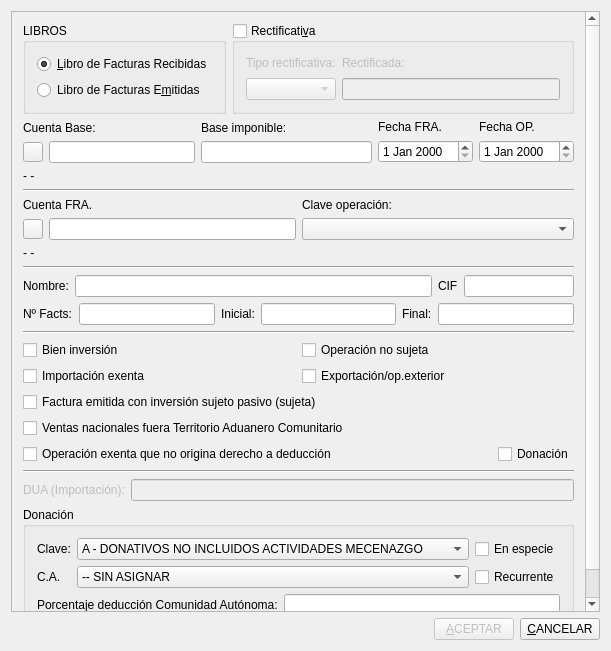
<?xml version="1.0" encoding="UTF-8"?>
<ui version="4.0">
 <author>José Manuel Díez Botella</author>
 <class>exento</class>
 <widget class="QDialog" name="exento">
  <property name="enabled">
   <bool>true</bool>
  </property>
  <property name="geometry">
   <rect>
    <x>0</x>
    <y>0</y>
    <width>611</width>
    <height>651</height>
   </rect>
  </property>
  <property name="windowTitle">
   <string>Registro de operación exenta/no sujeta en libros de IVA</string>
  </property>
  <layout class="QVBoxLayout" name="verticalLayout_7">
   <item>
    <widget class="QScrollArea" name="scrollArea">
     <property name="widgetResizable">
      <bool>true</bool>
     </property>
     <widget class="QWidget" name="scrollAreaWidgetContents">
      <property name="geometry">
       <rect>
        <x>0</x>
        <y>-167</y>
        <width>575</width>
        <height>760</height>
       </rect>
      </property>
      <layout class="QVBoxLayout" name="verticalLayout_6">
       <item>
        <layout class="QHBoxLayout" name="horizontalLayout_2">
         <item>
          <widget class="QGroupBox" name="groupBox">
           <property name="title">
            <string>LIBROS</string>
           </property>
           <layout class="QVBoxLayout">
            <item>
             <widget class="QRadioButton" name="recibidasradioButton">
              <property name="text">
               <string>&amp;Libro de Facturas Recibidas</string>
              </property>
              <property name="checked">
               <bool>true</bool>
              </property>
             </widget>
            </item>
            <item>
             <widget class="QRadioButton" name="emitidasradioButton">
              <property name="text">
               <string>Libro de Facturas E&amp;mitidas</string>
              </property>
             </widget>
            </item>
           </layout>
          </widget>
         </item>
         <item>
          <widget class="QGroupBox" name="rectificativagroupBox">
           <property name="title">
            <string>Rectificati&amp;va</string>
           </property>
           <property name="checkable">
            <bool>true</bool>
           </property>
           <property name="checked">
            <bool>false</bool>
           </property>
           <layout class="QHBoxLayout" name="horizontalLayout_3">
            <item>
             <layout class="QVBoxLayout" name="verticalLayout_3">
              <item>
               <widget class="QLabel" name="label_2">
                <property name="text">
                 <string>Tipo rectificativa:</string>
                </property>
               </widget>
              </item>
              <item>
               <widget class="QComboBox" name="tipo_rectificativa_comboBox">
                <property name="maximumSize">
                 <size>
                  <width>90</width>
                  <height>16777215</height>
                 </size>
                </property>
               </widget>
              </item>
             </layout>
            </item>
            <item>
             <layout class="QVBoxLayout" name="verticalLayout_5">
              <item>
               <widget class="QLabel" name="label_7">
                <property name="text">
                 <string>Rectificada:</string>
                </property>
               </widget>
              </item>
              <item>
               <widget class="QLineEdit" name="rectificada_lineEdit"/>
              </item>
             </layout>
            </item>
           </layout>
          </widget>
         </item>
        </layout>
       </item>
       <item>
        <layout class="QHBoxLayout" name="horizontalLayout">
         <item>
          <layout class="QVBoxLayout">
           <property name="spacing">
            <number>6</number>
           </property>
           <property name="leftMargin">
            <number>0</number>
           </property>
           <property name="topMargin">
            <number>0</number>
           </property>
           <property name="rightMargin">
            <number>0</number>
           </property>
           <property name="bottomMargin">
            <number>0</number>
           </property>
           <item>
            <widget class="QLabel" name="textLabel1">
             <property name="lineWidth">
              <number>1</number>
             </property>
             <property name="text">
              <string>Cuenta Base:</string>
             </property>
             <property name="wordWrap">
              <bool>false</bool>
             </property>
            </widget>
           </item>
           <item>
            <layout class="QHBoxLayout">
             <property name="spacing">
              <number>6</number>
             </property>
             <property name="leftMargin">
              <number>0</number>
             </property>
             <property name="topMargin">
              <number>0</number>
             </property>
             <property name="rightMargin">
              <number>0</number>
             </property>
             <property name="bottomMargin">
              <number>0</number>
             </property>
             <item>
              <widget class="QPushButton" name="ctabasepushButton">
               <property name="minimumSize">
                <size>
                 <width>20</width>
                 <height>20</height>
                </size>
               </property>
               <property name="maximumSize">
                <size>
                 <width>20</width>
                 <height>20</height>
                </size>
               </property>
               <property name="text">
                <string/>
               </property>
               <property name="icon">
                <iconset resource="keme.qrc">
                 <normaloff>:/iconos/graf/viewer.xpm</normaloff>:/iconos/graf/viewer.xpm</iconset>
               </property>
              </widget>
             </item>
             <item>
              <widget class="QLineEdit" name="CtabaselineEdit"/>
             </item>
            </layout>
           </item>
          </layout>
         </item>
         <item>
          <layout class="QVBoxLayout">
           <property name="spacing">
            <number>6</number>
           </property>
           <property name="leftMargin">
            <number>0</number>
           </property>
           <property name="topMargin">
            <number>0</number>
           </property>
           <property name="rightMargin">
            <number>0</number>
           </property>
           <property name="bottomMargin">
            <number>0</number>
           </property>
           <item>
            <widget class="QLabel" name="textLabel2">
             <property name="text">
              <string>Base imponible:</string>
             </property>
             <property name="wordWrap">
              <bool>false</bool>
             </property>
            </widget>
           </item>
           <item>
            <widget class="QLineEdit" name="baselineEdit"/>
           </item>
          </layout>
         </item>
         <item>
          <layout class="QVBoxLayout">
           <property name="spacing">
            <number>6</number>
           </property>
           <property name="leftMargin">
            <number>0</number>
           </property>
           <property name="topMargin">
            <number>0</number>
           </property>
           <property name="rightMargin">
            <number>0</number>
           </property>
           <property name="bottomMargin">
            <number>0</number>
           </property>
           <item>
            <widget class="QLabel" name="textLabel8_2">
             <property name="text">
              <string>Fecha FRA.</string>
             </property>
             <property name="wordWrap">
              <bool>false</bool>
             </property>
            </widget>
           </item>
           <item>
            <widget class="QDateEdit" name="FechafradateEdit"/>
           </item>
          </layout>
         </item>
         <item>
          <layout class="QVBoxLayout" name="verticalLayout_2">
           <item>
            <widget class="QLabel" name="textLabel8_3">
             <property name="text">
              <string>Fecha OP.</string>
             </property>
             <property name="wordWrap">
              <bool>false</bool>
             </property>
            </widget>
           </item>
           <item>
            <widget class="QDateEdit" name="fechaoperaciondateEdit"/>
           </item>
          </layout>
         </item>
        </layout>
       </item>
       <item>
        <widget class="QLabel" name="basetextLabel">
         <property name="text">
          <string>- -</string>
         </property>
         <property name="wordWrap">
          <bool>false</bool>
         </property>
        </widget>
       </item>
       <item>
        <widget class="Line" name="line1_2">
         <property name="frameShape">
          <enum>QFrame::HLine</enum>
         </property>
         <property name="frameShadow">
          <enum>QFrame::Sunken</enum>
         </property>
         <property name="orientation">
          <enum>Qt::Horizontal</enum>
         </property>
        </widget>
       </item>
       <item>
        <layout class="QHBoxLayout" name="horizontalLayout_8">
         <item>
          <layout class="QVBoxLayout">
           <property name="spacing">
            <number>6</number>
           </property>
           <property name="leftMargin">
            <number>0</number>
           </property>
           <property name="topMargin">
            <number>0</number>
           </property>
           <property name="rightMargin">
            <number>0</number>
           </property>
           <property name="bottomMargin">
            <number>0</number>
           </property>
           <item>
            <widget class="QLabel" name="textLabel8">
             <property name="text">
              <string>Cuenta FRA.</string>
             </property>
             <property name="wordWrap">
              <bool>false</bool>
             </property>
            </widget>
           </item>
           <item>
            <layout class="QHBoxLayout">
             <property name="spacing">
              <number>6</number>
             </property>
             <property name="leftMargin">
              <number>0</number>
             </property>
             <property name="topMargin">
              <number>0</number>
             </property>
             <property name="rightMargin">
              <number>0</number>
             </property>
             <property name="bottomMargin">
              <number>0</number>
             </property>
             <item>
              <widget class="QPushButton" name="ctafrapushButton">
               <property name="minimumSize">
                <size>
                 <width>20</width>
                 <height>20</height>
                </size>
               </property>
               <property name="maximumSize">
                <size>
                 <width>20</width>
                 <height>20</height>
                </size>
               </property>
               <property name="text">
                <string/>
               </property>
               <property name="icon">
                <iconset resource="keme.qrc">
                 <normaloff>:/iconos/graf/viewer.xpm</normaloff>:/iconos/graf/viewer.xpm</iconset>
               </property>
              </widget>
             </item>
             <item>
              <widget class="QLineEdit" name="CtafralineEdit"/>
             </item>
            </layout>
           </item>
          </layout>
         </item>
         <item>
          <layout class="QVBoxLayout" name="verticalLayout">
           <item>
            <widget class="QLabel" name="textLabel8_4">
             <property name="text">
              <string>Clave operación:</string>
             </property>
             <property name="wordWrap">
              <bool>false</bool>
             </property>
            </widget>
           </item>
           <item>
            <widget class="QComboBox" name="clavecomboBox">
             <property name="sizePolicy">
              <sizepolicy hsizetype="Expanding" vsizetype="Fixed">
               <horstretch>0</horstretch>
               <verstretch>0</verstretch>
              </sizepolicy>
             </property>
             <property name="maximumSize">
              <size>
               <width>400</width>
               <height>16777215</height>
              </size>
             </property>
            </widget>
           </item>
          </layout>
         </item>
        </layout>
       </item>
       <item>
        <widget class="QLabel" name="fratextLabel">
         <property name="text">
          <string>- -</string>
         </property>
         <property name="wordWrap">
          <bool>false</bool>
         </property>
        </widget>
       </item>
       <item>
        <widget class="Line" name="line">
         <property name="orientation">
          <enum>Qt::Horizontal</enum>
         </property>
        </widget>
       </item>
       <item>
        <layout class="QHBoxLayout" name="horizontalLayout_5">
         <item>
          <widget class="QLabel" name="label">
           <property name="text">
            <string>Nombre:</string>
           </property>
          </widget>
         </item>
         <item>
          <widget class="QLineEdit" name="nombrelineEdit"/>
         </item>
         <item>
          <widget class="QLabel" name="label_6">
           <property name="text">
            <string>CIF</string>
           </property>
          </widget>
         </item>
         <item>
          <widget class="QLineEdit" name="ciflineEdit">
           <property name="maximumSize">
            <size>
             <width>110</width>
             <height>16777215</height>
            </size>
           </property>
          </widget>
         </item>
        </layout>
       </item>
       <item>
        <layout class="QHBoxLayout" name="horizontalLayout_4">
         <item>
          <widget class="QLabel" name="label_3">
           <property name="text">
            <string>Nº Facts:</string>
           </property>
          </widget>
         </item>
         <item>
          <widget class="QLineEdit" name="numfacturaslineEdit"/>
         </item>
         <item>
          <widget class="QLabel" name="label_4">
           <property name="text">
            <string>Inicial:</string>
           </property>
          </widget>
         </item>
         <item>
          <widget class="QLineEdit" name="iniciallineEdit"/>
         </item>
         <item>
          <widget class="QLabel" name="label_5">
           <property name="text">
            <string>Final:</string>
           </property>
          </widget>
         </item>
         <item>
          <widget class="QLineEdit" name="finallineEdit"/>
         </item>
        </layout>
       </item>
       <item>
        <widget class="Line" name="line_2">
         <property name="orientation">
          <enum>Qt::Horizontal</enum>
         </property>
        </widget>
       </item>
       <item>
        <layout class="QGridLayout" name="gridLayout">
         <item row="0" column="0">
          <widget class="QCheckBox" name="bieninversioncheckBox">
           <property name="font">
            <font>
             <pointsize>9</pointsize>
            </font>
           </property>
           <property name="text">
            <string>Bien inversión</string>
           </property>
          </widget>
         </item>
         <item row="0" column="1">
          <widget class="QCheckBox" name="nosujetacheckBox">
           <property name="text">
            <string>Operación no sujeta</string>
           </property>
          </widget>
         </item>
         <item row="1" column="0">
          <widget class="QCheckBox" name="imp_exentacheckBox">
           <property name="text">
            <string>Importación exenta</string>
           </property>
          </widget>
         </item>
         <item row="1" column="1">
          <widget class="QCheckBox" name="exportacionheckBox">
           <property name="text">
            <string>Exportación/op.exterior</string>
           </property>
          </widget>
         </item>
        </layout>
       </item>
       <item>
        <widget class="QCheckBox" name="expedida_isp_checkBox">
         <property name="text">
          <string>Factura emitida con inversión sujeto pasivo (sujeta)</string>
         </property>
        </widget>
       </item>
       <item>
        <widget class="QCheckBox" name="ventas_fuera_tac_checkBox">
         <property name="text">
          <string>Ventas nacionales fuera Territorio Aduanero Comunitario</string>
         </property>
        </widget>
       </item>
       <item>
        <layout class="QHBoxLayout" name="horizontalLayout_7">
         <item>
          <widget class="QCheckBox" name="exenta_no_deduccheckBox">
           <property name="text">
            <string>Operación exenta que no origina derecho a deducción</string>
           </property>
          </widget>
         </item>
         <item>
          <spacer name="horizontalSpacer">
           <property name="orientation">
            <enum>Qt::Horizontal</enum>
           </property>
           <property name="sizeHint" stdset="0">
            <size>
             <width>40</width>
             <height>20</height>
            </size>
           </property>
          </spacer>
         </item>
         <item>
          <widget class="QCheckBox" name="donacion_checkBox">
           <property name="text">
            <string>Donación</string>
           </property>
          </widget>
         </item>
        </layout>
       </item>
       <item>
        <widget class="Line" name="line4">
         <property name="frameShape">
          <enum>QFrame::HLine</enum>
         </property>
         <property name="frameShadow">
          <enum>QFrame::Sunken</enum>
         </property>
         <property name="orientation">
          <enum>Qt::Horizontal</enum>
         </property>
        </widget>
       </item>
       <item>
        <layout class="QHBoxLayout" name="horizontalLayout_9">
         <item>
          <widget class="QLabel" name="dua_label">
           <property name="enabled">
            <bool>false</bool>
           </property>
           <property name="text">
            <string>DUA (Importación):</string>
           </property>
          </widget>
         </item>
         <item>
          <widget class="QLineEdit" name="DUAlineEdit">
           <property name="enabled">
            <bool>false</bool>
           </property>
          </widget>
         </item>
        </layout>
       </item>
       <item>
        <widget class="QGroupBox" name="donacion_groupBox">
         <property name="title">
          <string>Donación</string>
         </property>
         <layout class="QVBoxLayout" name="verticalLayout_4">
          <item>
           <layout class="QGridLayout" name="gridLayout_2">
            <item row="0" column="0">
             <widget class="QLabel" name="label_8">
              <property name="text">
               <string>Clave:</string>
              </property>
             </widget>
            </item>
            <item row="0" column="1">
             <widget class="QComboBox" name="clave_donacion_comboBox">
              <property name="minimumSize">
               <size>
                <width>380</width>
                <height>0</height>
               </size>
              </property>
              <item>
               <property name="text">
                <string>A - DONATIVOS NO INCLUIDOS ACTIVIDADES MECENAZGO</string>
               </property>
              </item>
              <item>
               <property name="text">
                <string>B - DONATIVOS INCLUIDOS ACTIVIDADES MECENAZGO</string>
               </property>
              </item>
              <item>
               <property name="text">
                <string>C - APORTACIÓN AL PATRIMONIO DE DISCAPACITADOS</string>
               </property>
              </item>
              <item>
               <property name="text">
                <string>D - DISPOSICIÓN DEL PATRIMONIO DE DISCAPACITADOS</string>
               </property>
              </item>
              <item>
               <property name="text">
                <string>E - APORTACIONES PATRIMONIO PROTEGIDO</string>
               </property>
              </item>
              <item>
               <property name="text">
                <string>F - CUOTAS DE AFILIACIÓN/APORTACIONES PARTIDOS POLÍTICOS</string>
               </property>
              </item>
             </widget>
            </item>
            <item row="0" column="2">
             <widget class="QCheckBox" name="donacion_especie_checkBox">
              <property name="text">
               <string>En especie</string>
              </property>
             </widget>
            </item>
            <item row="1" column="0">
             <widget class="QLabel" name="label_9">
              <property name="text">
               <string>C.A.</string>
              </property>
             </widget>
            </item>
            <item row="1" column="1">
             <widget class="QComboBox" name="ca_comboBox">
              <property name="minimumSize">
               <size>
                <width>380</width>
                <height>0</height>
               </size>
              </property>
              <item>
               <property name="text">
                <string>-- SIN ASIGNAR</string>
               </property>
              </item>
              <item>
               <property name="text">
                <string>01 - ANDALUCÍA</string>
               </property>
              </item>
              <item>
               <property name="text">
                <string>02 - ARAGÓN</string>
               </property>
              </item>
              <item>
               <property name="text">
                <string>03 - PRINCIPADO DE ASTURIAS</string>
               </property>
              </item>
              <item>
               <property name="text">
                <string>04 - ILLES BALEARS</string>
               </property>
              </item>
              <item>
               <property name="text">
                <string>05 - CANARIAS</string>
               </property>
              </item>
              <item>
               <property name="text">
                <string>06 - CANTABRIA</string>
               </property>
              </item>
              <item>
               <property name="text">
                <string>07 - CASTILLA-LA MANCHA</string>
               </property>
              </item>
              <item>
               <property name="text">
                <string>08 - CASTILLA Y LEÓN</string>
               </property>
              </item>
              <item>
               <property name="text">
                <string>09 - CATALUÑA</string>
               </property>
              </item>
              <item>
               <property name="text">
                <string>10 - EXTREMADURA</string>
               </property>
              </item>
              <item>
               <property name="text">
                <string>11 - GALICIA</string>
               </property>
              </item>
              <item>
               <property name="text">
                <string>12 - MADRID</string>
               </property>
              </item>
              <item>
               <property name="text">
                <string>13 - REGIÓN DE MURCIA</string>
               </property>
              </item>
              <item>
               <property name="text">
                <string>16 - LA RIOJA</string>
               </property>
              </item>
              <item>
               <property name="text">
                <string>17 - COMUNIDAD VALENCIANA</string>
               </property>
              </item>
              <item>
               <property name="text">
                <string>99 - NO RESIDENTES</string>
               </property>
              </item>
             </widget>
            </item>
            <item row="1" column="2">
             <widget class="QCheckBox" name="recurrente_checkBox">
              <property name="text">
               <string>Recurrente</string>
              </property>
             </widget>
            </item>
           </layout>
          </item>
          <item>
           <layout class="QHBoxLayout" name="horizontalLayout_6">
            <item>
             <widget class="QLabel" name="label_10">
              <property name="text">
               <string>Porcentaje deducción Comunidad Autónoma:</string>
              </property>
             </widget>
            </item>
            <item>
             <widget class="QLineEdit" name="porcentaje_deduccion_ca_lineEdit"/>
            </item>
           </layout>
          </item>
         </layout>
        </widget>
       </item>
      </layout>
     </widget>
    </widget>
   </item>
   <item>
    <layout class="QHBoxLayout">
     <property name="spacing">
      <number>6</number>
     </property>
     <property name="leftMargin">
      <number>0</number>
     </property>
     <property name="topMargin">
      <number>0</number>
     </property>
     <property name="rightMargin">
      <number>0</number>
     </property>
     <property name="bottomMargin">
      <number>0</number>
     </property>
     <item>
      <spacer>
       <property name="orientation">
        <enum>Qt::Horizontal</enum>
       </property>
       <property name="sizeHint" stdset="0">
        <size>
         <width>40</width>
         <height>20</height>
        </size>
       </property>
      </spacer>
     </item>
     <item>
      <widget class="QPushButton" name="AceptarButton">
       <property name="enabled">
        <bool>false</bool>
       </property>
       <property name="text">
        <string>&amp;ACEPTAR</string>
       </property>
       <property name="shortcut">
        <string>Alt+A</string>
       </property>
       <property name="default">
        <bool>true</bool>
       </property>
      </widget>
     </item>
     <item>
      <widget class="QPushButton" name="CancelarButton">
       <property name="text">
        <string>&amp;CANCELAR</string>
       </property>
       <property name="shortcut">
        <string>Alt+C</string>
       </property>
      </widget>
     </item>
    </layout>
   </item>
  </layout>
 </widget>
 <layoutdefault spacing="6" margin="11"/>
 <tabstops>
  <tabstop>recibidasradioButton</tabstop>
  <tabstop>emitidasradioButton</tabstop>
  <tabstop>rectificativagroupBox</tabstop>
  <tabstop>tipo_rectificativa_comboBox</tabstop>
  <tabstop>rectificada_lineEdit</tabstop>
  <tabstop>ctabasepushButton</tabstop>
  <tabstop>CtabaselineEdit</tabstop>
  <tabstop>baselineEdit</tabstop>
  <tabstop>FechafradateEdit</tabstop>
  <tabstop>fechaoperaciondateEdit</tabstop>
  <tabstop>ctafrapushButton</tabstop>
  <tabstop>CtafralineEdit</tabstop>
  <tabstop>clavecomboBox</tabstop>
  <tabstop>nombrelineEdit</tabstop>
  <tabstop>ciflineEdit</tabstop>
  <tabstop>numfacturaslineEdit</tabstop>
  <tabstop>iniciallineEdit</tabstop>
  <tabstop>finallineEdit</tabstop>
  <tabstop>bieninversioncheckBox</tabstop>
  <tabstop>nosujetacheckBox</tabstop>
  <tabstop>imp_exentacheckBox</tabstop>
  <tabstop>exportacionheckBox</tabstop>
  <tabstop>expedida_isp_checkBox</tabstop>
  <tabstop>ventas_fuera_tac_checkBox</tabstop>
  <tabstop>exenta_no_deduccheckBox</tabstop>
  <tabstop>donacion_checkBox</tabstop>
  <tabstop>DUAlineEdit</tabstop>
  <tabstop>clave_donacion_comboBox</tabstop>
  <tabstop>donacion_especie_checkBox</tabstop>
  <tabstop>ca_comboBox</tabstop>
  <tabstop>recurrente_checkBox</tabstop>
  <tabstop>porcentaje_deduccion_ca_lineEdit</tabstop>
  <tabstop>AceptarButton</tabstop>
  <tabstop>CancelarButton</tabstop>
  <tabstop>scrollArea</tabstop>
 </tabstops>
 <resources>
  <include location="keme.qrc"/>
 </resources>
 <connections>
  <connection>
   <sender>CancelarButton</sender>
   <signal>clicked()</signal>
   <receiver>exento</receiver>
   <slot>reject()</slot>
   <hints>
    <hint type="sourcelabel">
     <x>20</x>
     <y>20</y>
    </hint>
    <hint type="destinationlabel">
     <x>20</x>
     <y>20</y>
    </hint>
   </hints>
  </connection>
 </connections>
</ui>
